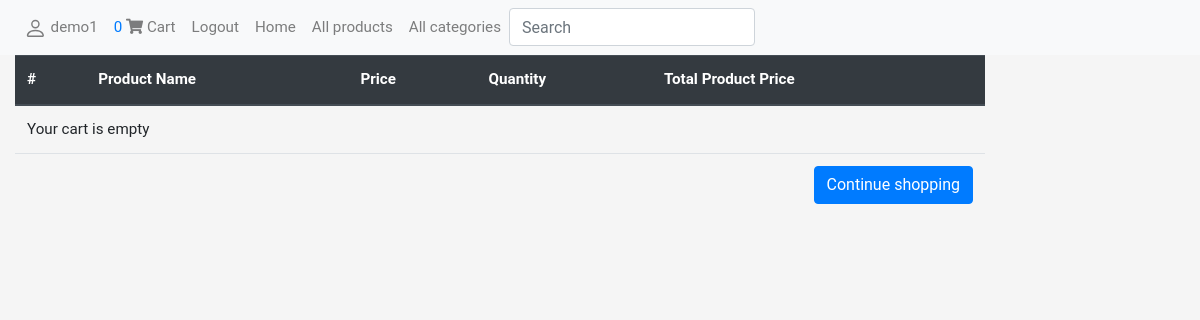
/eshop/order-summary/ (signed in), run on an earlier commit of the app's database.
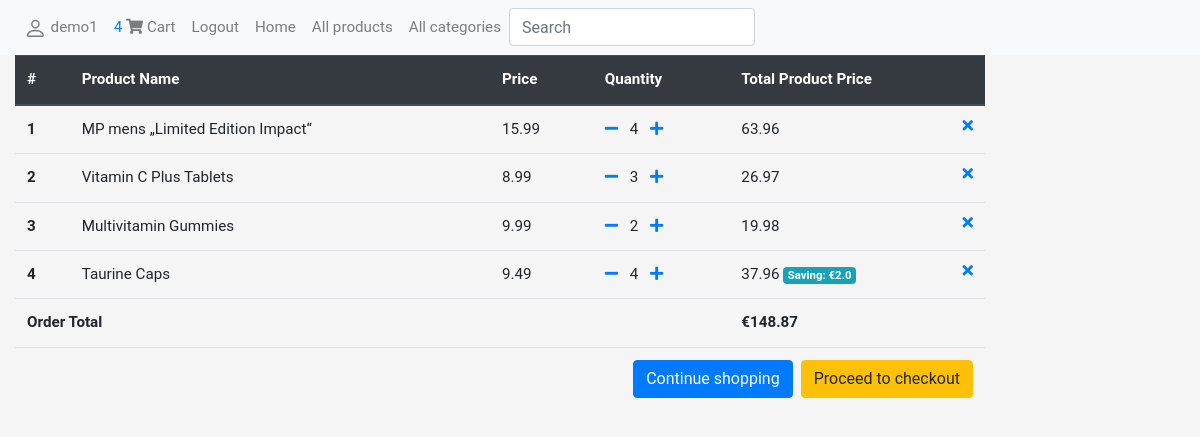
And on a later commit of the database.
### eshop/models.py (models this page shows, shortened)
class OrderProduct(models.Model):
    ordered = models.BooleanField(default=False)
    product = models.ForeignKey('Product', on_delete=models.CASCADE)
    quantity = models.IntegerField(default=0)
    order = models.ForeignKey('Order', on_delete=models.CASCADE, null=True)
    def get_total_product_price(self):
        return self.quantity * self.product.price
    def get_total_discount_product_price(self):
        return self.quantity * self.product.discount_price
    def get_total_savings(self):
        return round(self.get_total_product_price() - self.get_total_discount_product_price(), 2)
    def get_final_price(self):
        if self.product.discount_price:
            return self.get_total_discount_product_price()
        else:
            return self.get_total_product_price()

class Product(models.Model):
    name = models.CharField('Name', max_length=200)
    category = models.ForeignKey('Category', on_delete=models.SET_NULL, null=True)
    sub_category = models.ForeignKey('SubCategory', on_delete=models.SET_NULL, null=True)
    description = models.TextField('Description', max_length=1000, help_text='Short description of the product')
    price = models.FloatField('Price', help_text='Price of the product')
    discount_price = models.FloatField(blank=True, null=True)
    picture = models.ImageField('Picture', upload_to='pictures', null=True)
    slug = models.SlugField()

### eshop/views.py (the view)
# urls.py: path('order-summary/', views.OrderSummaryView.as_view(), name='order-summary'),
class OrderSummaryView(LoginRequiredMixin, generic.View):
    def get(self, *args, **kwargs):
        try:
            order = OrderProduct.objects.filter(order__user=self.request.user, ordered=False, order__ordered=False)
            total = 0
            for order_item in order:
                total += order_item.get_final_price()
            context = {
                'object': order,
                'total': round(total, 2)  #allows only 2 decimal after dot
            }
            return render(self.request, 'order_summary.html', context)
        except ObjectDoesNotExist:
            messages.warning(self.request, "You do not have an active order")
            return redirect("/")

### eshop/templatetags/cart_template_tags.py (called while the page is built)
@register.filter
def cart_item_count(user):
    if user.is_authenticated:
        qs = OrderProduct.objects.filter(order__user=user, ordered=False, order__ordered=False)
        if qs:
            return qs.count()
    return 0

### eshop/templates/order_summary.html
{% extends "base.html" %}
{% block content %}
<div class="container-fluid justify-content-center">
<table class="table pr-0">
  <thead class="thead-dark">
    <tr>
      <th scope="col">#</th>
      <th scope="col">Product Name</th>
      <th scope="col">Price</th>
      <th scope="col">Quantity</th>
      <th scope="col">Total Product Price</th>
    </tr>
  </thead>
  <tbody>
    {% for order_item in object %}
    <tr>
      <th scope="row">{{ forloop.counter }}</th>
      <td>{{ order_item.product.name }}</td>
      <td>{% if order_item.product.discount_price %}
          {{ order_item.product.discount_price }}
          {% else %}
          {{ order_item.product.price }}
          {% endif %}
      </td>
      <td>
          <a href="{% url 'eshop:remove-from-cart' order_item.product.slug %}" ><i class="fas fa-minus mr-2"></i></a>
          {{ order_item.quantity }}
          <a href="{% url 'eshop:add-to-cart' order_item.product.slug %}"><i class="fas fa-plus ml-2"></i></a></td>
      <td>
          {% if order_item.product.discount_price %}
          {{ order_item.get_total_discount_product_price }}
          <span class="badge badge-info">Saving: €{{ order_item.get_total_savings }}</span>
          {% else %}
          {{ order_item.get_total_product_price }}
          {% endif %}
          <a href="{% url 'eshop:full-remove-from-cart' order_item.product.slug %}"><i class="fas fa-times float-right"></i></a>
      </td>
    </tr>
    {% endfor %}
    {% if total < 0.01 %}
    <tr>
        <td colspan="6">Your cart is empty</td>
    </tr>
    <tr>
        <td colspan="6">
            <a class="btn btn-primary float-right" href="/">Continue shopping</a>
        </td>
    </tr>
    {% else %}
    <tr>
        <td colspan="4"><strong>Order Total</strong></td>
        <td><strong>€{{ total }}</strong></td>
    </tr>
    <tr>
        <td colspan="6">
            <a class="btn btn-warning float-right ml-2" href="">Proceed to checkout</a>
            <a class="btn btn-primary float-right" href="/">Continue shopping</a>
        </td>
    </tr>
    {% endif %}
  </tbody>
</table>
</div>
{% endblock %}

### eshop/templates/base.html (shortened to what this page needs)
<!DOCTYPE html>
<html lang="en">
<head>
  <link rel="stylesheet" href="https://use.fontawesome.com/releases/v5.8.1/css/all.css">
  <link rel="stylesheet" href="https://stackpath.bootstrapcdn.com/bootstrap/4.2.1/css/bootstrap.min.css">
  {% load static %}
  {% load cart_template_tags %}
  <link rel="stylesheet" href="{% static 'css/styles.css' %}">
</head>
<body>
<nav class="navbar navbar-expand-lg navbar-light bg-light">
    <div class="collapse navbar-collapse" id="navbarSupportedContent">
      {% block sidebar %}
        <ul class="navbar-nav mr-auto">
          {% if user.is_authenticated %}
            <li class="nav-item">
              <a class="nav-link" href="#">
            {{ user.get_username }}
              </a>
            </li>
             <li class="nav-item">
                <a href="{% url 'eshop:order-summary' %}" class="nav-link waves-effect">
                  <span class="red z-depth-1 text-primary"> {{ request.user|cart_item_count }} </span>
                  <i class="fas fa-shopping-cart"></i>
                  <span class="clearfix d-none d-sm-inline-block"> Cart </span>
                </a>
             </li>
            <li class="nav-item"><a class="nav-link" href="{% url 'logout' %}">Logout</a></li>
          {% else %}
            <li class="nav-item"><a class="nav-link" href="{% url 'login' %}?next=/">Login</a></li>
            <li class="nav-item"><a class="nav-link" href="{% url 'eshop:register' %}">Register</a></li>
          {% endif %}
          <li class="nav-item"><a class="text-decoration-none nav-link" href="{% url 'eshop:index' %}">Home</a></li>
          <li class="nav-item"><a class="text-decoration-none nav-link" href="{% url 'eshop:products' %}">All products</a></li>
          <li class="nav-item"><a class="text-decoration-none nav-link" href="{% url 'eshop:categories' %}">All categories</a></li>
          <li class="nav-item">
            <form action="{% url 'eshop:search' %}" method="get" class="form-inline my-2 my-lg-0">
            <input name="query" class="form-control" type="text" placeholder="Search">
            </form>
          </li>
        </ul>
     {% endblock %}
      </div>
    </nav>
      <div class="col-sm-10 p-0">{% block content %}{% endblock %}</div>
</body>
</html>

What changed in the data, as far as the page shows it:
added OrderProduct: product.name "MP mens „Limited Edition Impact“", product.price "15.99", quantity "4", get_total_product_price "63.96"
added OrderProduct: product.name "Vitamin C Plus Tablets", product.price "8.99", quantity "3", get_total_product_price "26.97"
added OrderProduct: product.name "Multivitamin Gummies", product.price "9.99", quantity "2", get_total_product_price "19.98"
added OrderProduct: product.name "Taurine Caps", product.discount_price "9.49", quantity "4", get_total_discount_product_price "37.96", get_total_savings "2.0"
Also different on the page:
{{ request.user|cart_item_count }}: "0" → "4"
{{ total }}: (not shown) → "148.87"
text no longer shown: "Your cart is empty"
text now shown: "Order Total € Proceed to checkout"
